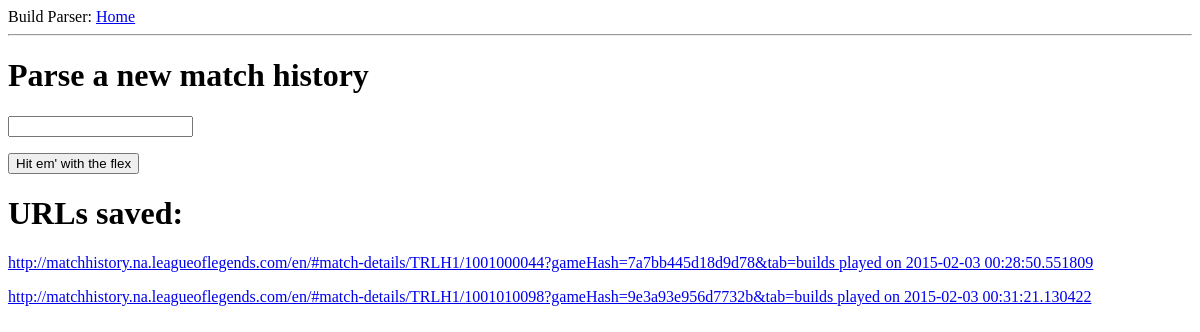
The page /index on the database as committed earlier.
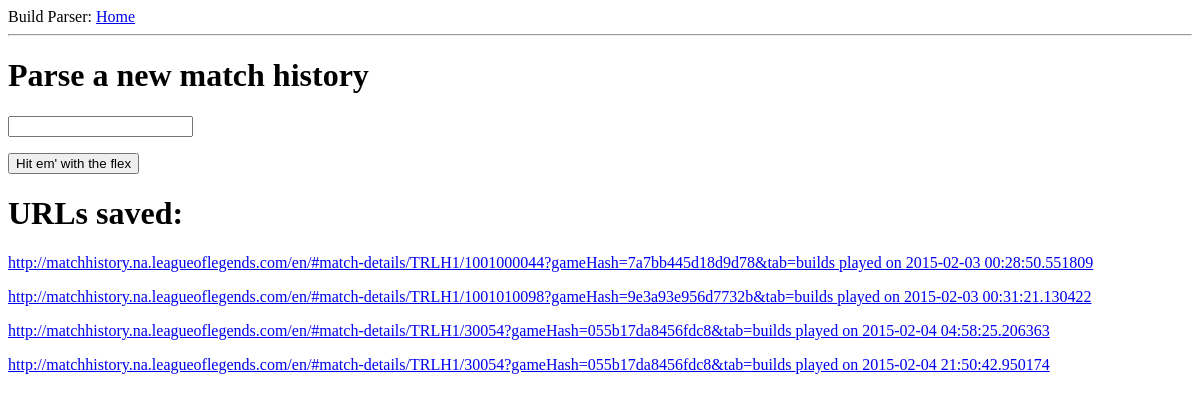
The same page on the database as committed later.
### app/models.py (models this page shows, shortened)
class Match(db.Model):
    __tablename__ = "matches"
    id = db.Column(db.Integer, primary_key=True)
    url = db.Column(db.String)
    date_play = db.Column(db.DateTime)
    builds = db.relationship('Build', backref='match', lazy='dynamic')

### app/views.py (the view, shortened to what this page needs)
@app.route('/', methods=['GET', 'POST'])
@app.route('/index', methods=['GET', 'POST'])
def index():
    form = SearchForm()
    matches = models.Match.query.all()
    return render_template("index.html",
                           title='Home',
                           matches=matches,
                           form = form)

### app/forms.py
class SearchForm(Form):
    url_to_search = StringField('url_to_search', validators=[DataRequired()])

### app/templates/index.html (shortened to what this page needs)
<!DOCTYPE html>
{% extends "base.html" %}
{% block content %}
<h1>Parse a new match history</h1>
<form action="" method="post" name="search">
    <p>
        {{ form.url_to_search(size=20) }}
            <br>
    </p>
    <p><input type="submit" value="Hit em' with the flex"></p>
</form>
<h1>URLs saved:</h1>
{% for match in matches %}
    <div><a href = "/query/{{loop.index}}"><p>{{ match.url }} played on {{ match.date_play }}</p></a></div>
{% endfor %}
{% endblock %}

### app/templates/base.html (shortened to what this page needs)
<!DOCTYPE html>
<html>
  <head>
  </head>
  <body>
    <div>Build Parser: <a href="/index">Home</a></div>
    <hr>
    {% block content %}{% endblock %}
  </body>
</html>

Rows that differ between the two databases and show on the page:
added Match: url "http://matchhistory.na.leagueoflegends.com/en/#match-details/TRLH1/30054?gameHash=055b17da8456fdc8&tab=builds", date_play "2015-02-04 04:58:25.206363"
added Match: url "http://matchhistory.na.leagueoflegends.com/en/#match-details/TRLH1/30054?gameHash=055b17da8456fdc8&tab=builds", date_play "2015-02-04 21:50:42.950174"
